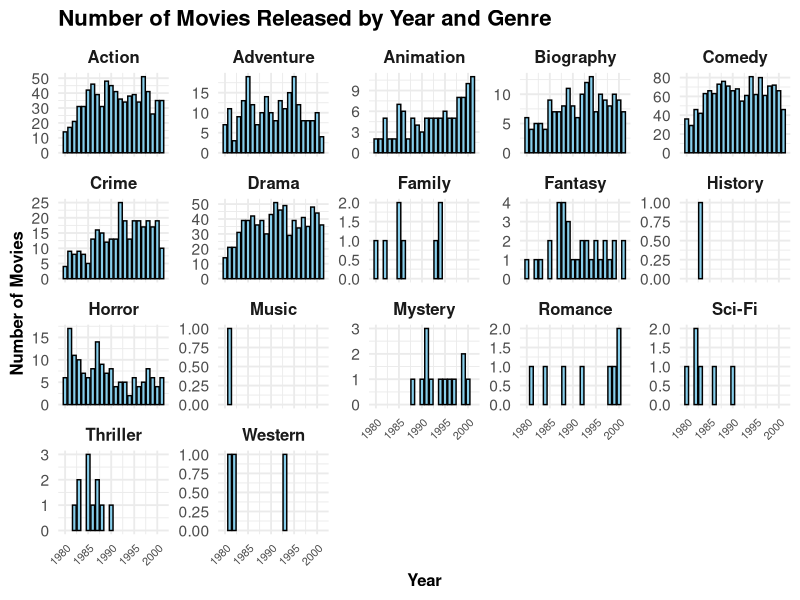

Recreate this plot in R.
# Load necessary libraries
library(ggplot2)
library(dplyr)

# Set working directory and load the dataset
setwd("C:\\Users\\zirad\\Downloads")
movies <- read.csv("new_movie_dataset.csv")

# Group data by year and genre to count the number of movies
movies_by_year_genre <- movies %>%
  group_by(year, genre) %>%
  summarise(movie_count = n(), .groups = "drop")

# Create a faceted plot for number of movies released by year and genre
ggplot(movies_by_year_genre, aes(x = year, y = movie_count)) +
  geom_bar(stat = "identity", fill = "skyblue", color = "black", width = 0.8) +
  labs(title = "Number of Movies Released by Year and Genre",
       x = "Year",
       y = "Number of Movies") +
  theme_minimal(base_size = 14) +
  theme(
    axis.text.x = element_text(angle = 45, hjust = 1, size = 8),
    strip.text = element_text(size = 12, face = "bold"),
    plot.title = element_text(size = 16, face = "bold"),
    axis.title = element_text(size = 12, face = "bold")
  ) +
  facet_wrap(~genre, scales = "free_y")  # Facet by genre with free y-axis scaling
